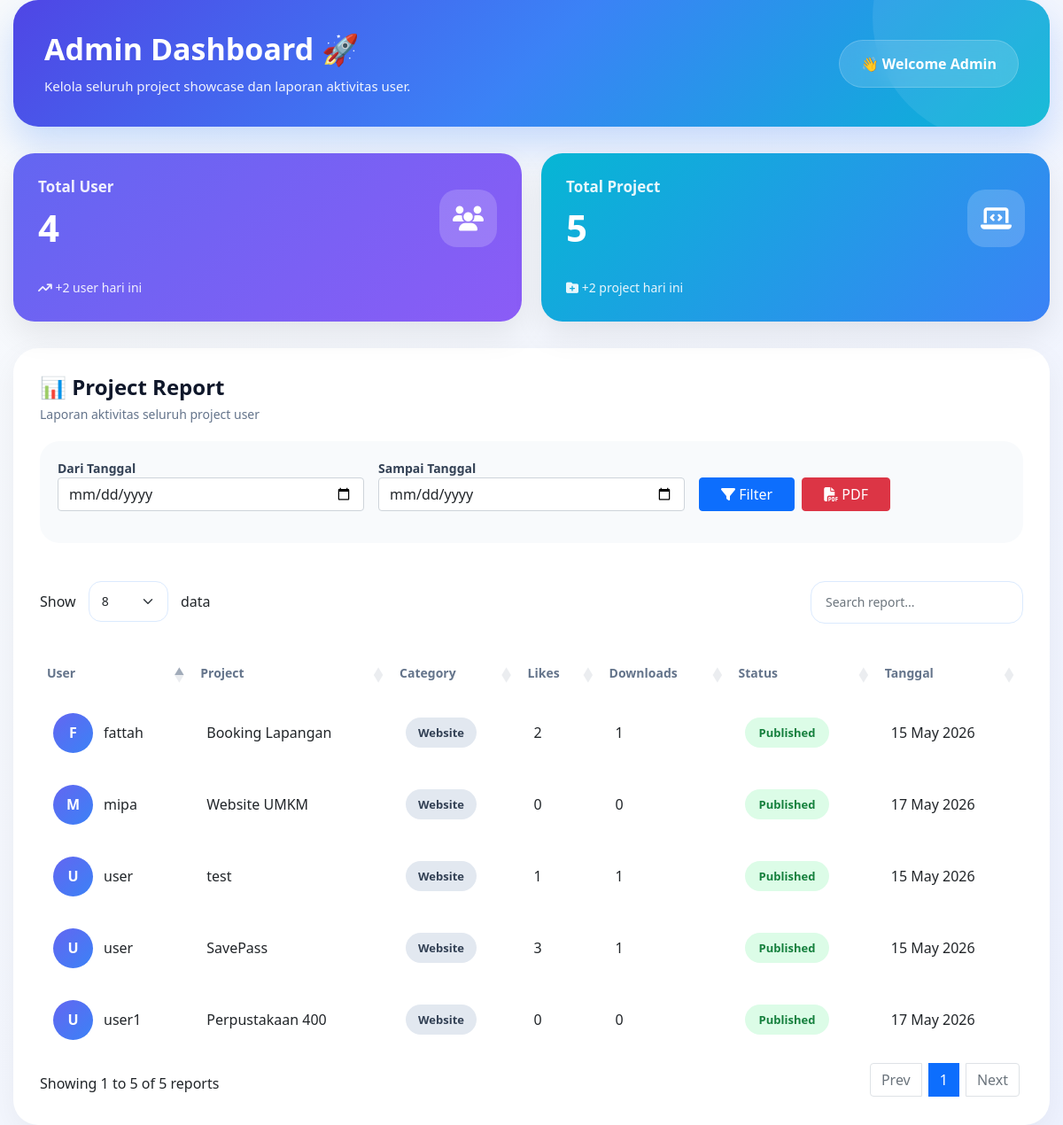
Screenshot of /admin/dashboard.php with the database file from the repository.
### tables this page shows
CREATE TABLE `projects` (
  `id` int(11) NOT NULL,
  `user_id` int(11) NOT NULL,
  `category_id` int(11) NOT NULL,
  `title` varchar(255) NOT NULL,
  `description` text NOT NULL,
  `tech_stack` varchar(255) DEFAULT NULL,
  `image` varchar(255) DEFAULT NULL,
  `zip_file` varchar(255) DEFAULT NULL,
  `demo_link` varchar(255) DEFAULT NULL,
  `likes_count` int(11) DEFAULT 0,
  `download_count` int(11) DEFAULT 0,
  `status` enum('published','private','deleted') DEFAULT 'published',
  `created_at` timestamp NOT NULL DEFAULT current_timestamp(),
  `updated_at` timestamp NOT NULL DEFAULT current_timestamp() ON UPDATE current_timestamp()
);

CREATE TABLE `users` (
  `id` int(11) NOT NULL,
  `username` varchar(100) NOT NULL,
  `password` varchar(255) NOT NULL,
  `role` enum('admin','user') DEFAULT 'user',
  `bio` text DEFAULT NULL,
  `profile_picture` varchar(255) DEFAULT 'default.png',
  `banned_until` datetime DEFAULT NULL,
  `ban_reason` text DEFAULT NULL,
  `created_at` timestamp NOT NULL DEFAULT current_timestamp()
);

CREATE TABLE `categories` (
  `id` int(11) NOT NULL,
  `category_name` varchar(100) NOT NULL,
  `created_at` timestamp NOT NULL DEFAULT current_timestamp()
);

### admin/dashboard.php (the view, shortened to what this page needs)
<?php
include 'koneksi.php';
$startDate = $_GET['start_date'] ?? '';
$endDate   = $_GET['end_date'] ?? '';
$where = "";
$total_user = mysqli_fetch_assoc(
    mysqli_query($conn, "
        SELECT COUNT(*) as total
        FROM users
        WHERE role='user'
    ")
)['total'];
$total_project = mysqli_fetch_assoc(
    mysqli_query($conn, "
        SELECT COUNT(*) as total
        FROM projects
    ")
)['total'];
$user_today = mysqli_fetch_assoc(
    mysqli_query($conn, "
        SELECT COUNT(*) as total
        FROM users
        WHERE DATE(created_at)=CURDATE()
    ")
)['total'];
$project_today = mysqli_fetch_assoc(
    mysqli_query($conn, "
        SELECT COUNT(*) as total
        FROM projects
        WHERE DATE(created_at)=CURDATE()
    ")
)['total'];
$projects = mysqli_query($conn, "
    SELECT
        projects.*,
        users.username,
        categories.category_name
    FROM projects
    JOIN users
    ON users.id = projects.user_id
    LEFT JOIN categories
    ON categories.id = projects.category_id
    $where
    ORDER BY projects.created_at DESC
");
?>
<link rel="stylesheet"
    href="https://cdnjs.cloudflare.com/ajax/libs/font-awesome/6.4.0/css/all.min.css">
<link href="https://cdn.jsdelivr.net/npm/bootstrap@5.0.2/dist/css/bootstrap.min.css"
    rel="stylesheet">
<link rel="stylesheet"
    href="https://cdn.datatables.net/1.13.8/css/dataTables.bootstrap5.min.css">
<div class="dashboard-container">
    <div class="header-box">
        <div class="header-title">
            <h4>Admin Dashboard 🚀</h4>
            <p>
                Kelola seluruh project showcase dan laporan aktivitas user.
            </p>
        </div>
        <div class="welcome-admin">
            👋 Welcome Admin
        </div>
    </div>
    <div class="dashboard-cards">
        <div class="card-modern">
            <div class="card-top">
                <div>
                    <h5>Total User</h5>
                    <h2><?= $total_user; ?></h2>
                </div>
                <div class="card-icon">
                    <i class="fa-solid fa-users"></i>
                </div>
            </div>
            <small>
                <i class="fa-solid fa-arrow-trend-up"></i>
                +<?= $user_today; ?> user hari ini
            </small>
        </div>
        <div class="card-modern">
            <div class="card-top">
                <div>
                    <h5>Total Project</h5>
                    <h2><?= $total_project; ?></h2>
                </div>
                <div class="card-icon">
                    <i class="fa-solid fa-laptop-code"></i>
                </div>
            </div>
            <small>
                <i class="fa-solid fa-folder-plus"></i>
                +<?= $project_today; ?> project hari ini
            </small>
        </div>
    </div>
    <div class="report-box">
        <div class="table-header">
            <div class="table-title">
                <h5>📊 Project Report</h5>
                <p>
                    Laporan aktivitas seluruh project user
                </p>
            </div>
        </div>
        <div class="filter-box">
            <form method="GET" class="row g-3 align-items-end">
                <div class="col-md-4">
                    <label>
                        Dari Tanggal
                    </label>
                    <input
                        type="date"
                        name="start_date"
                        class="form-control"
                        value="<?= $startDate; ?>">
                </div>
                <div class="col-md-4">
                    <label>
                        Sampai Tanggal
                    </label>
                    <input
                        type="date"
                        name="end_date"
                        class="form-control"
                        value="<?= $endDate; ?>">
                </div>
                <div class="col-md-4 d-flex gap-2">
                    <button class="btn btn-primary px-4">
                        <i class="fa-solid fa-filter"></i>
                        Filter
                    </button>
                    <a
                        href="export-pdf.php?start_date=<?= $startDate; ?>&end_date=<?= $endDate; ?>"
                        target="_blank"
                        class="btn btn-danger px-4">
                        <i class="fa-solid fa-file-pdf"></i>
                        PDF
                    </a>
                </div>
            </form>
        </div>
        <div class="table-responsive">
            <table
                id="reportTable"
                class="table align-middle w-100">
                <thead>
                    <tr>
                        <th>User</th>
                        <th>Project</th>
                        <th>Category</th>
                        <th>Likes</th>
                        <th>Downloads</th>
                        <th>Status</th>
                        <th>Tanggal</th>
                    </tr>
                </thead>
                <tbody>
                    <?php while ($data = mysqli_fetch_assoc($projects)) : ?>
                        <tr>
                            <td>
                                <div class="user-info">
                                    <div class="user-avatar">
                                        <?= strtoupper(substr($data['username'], 0, 1)); ?>
                                    </div>
                                    <div>
                                        <?= htmlspecialchars($data['username']); ?>
                                    </div>
                                </div>
                            </td>
                            <td class="fw-semibold">
                                <?= htmlspecialchars($data['title']); ?>
                            </td>
                            <td>
                                <span class="tech-badge">
                                    <?= !empty($data['category_name'])
                                        ? htmlspecialchars($data['category_name'])
                                        : 'No Category'; ?>
                                </span>
                            </td>
                            <td>
                                <?= $data['likes_count']; ?>
                            </td>
                            <td>
                                <?= $data['download_count']; ?>
                            </td>
                            <td>
                                <span class="badge-modern badge-publish">
                                    Published
                                </span>
                            </td>
                            <td>
                                <?= date('d M Y', strtotime($data['created_at'])); ?>
                            </td>
                        </tr>
                    <?php endwhile; ?>
                </tbody>
            </table>
        </div>
    </div>
</div>

### admin/dashboard.php (style rules this page uses)
.dashboard-container { padding: 0px 15px; }
.header-box { position: relative; overflow: hidden; background: linear-gradient(135deg, #4f46e5, #3b82f6, #06b6d4); padding: 35px; border-radius: 28px; display: flex; justify-content: space-between; align-items: center; box-shadow: 0 20px 40px rgba(59, 130, 246, .25); margin-bottom: 30px; color: white; }
.header-box::before { content: ''; position: absolute; width: 280px; height: 280px; border-radius: 50%; background: rgba(255, 255, 255, .08); top: -120px; right: -80px; }
.header-title { position: relative; z-index: 2; }
.header-title h4 { font-size: 34px; font-weight: 800; margin-bottom: 10px; }
.header-title p { margin: 0; opacity: .92; font-size: 15px; }
.welcome-admin { position: relative; z-index: 2; background: rgba(255, 255, 255, .15); border: 1px solid rgba(255, 255, 255, .18); backdrop-filter: blur(12px); padding: 14px 24px; border-radius: 50px; font-weight: 600; }
.dashboard-cards { display: grid; grid-template-columns: repeat(auto-fit, minmax(250px, 1fr)); gap: 22px; margin-bottom: 30px; }
.card-modern { position: relative; overflow: hidden; border-radius: 24px; padding: 28px; color: white; transition: .35s ease; box-shadow: 0 15px 35px rgba(0, 0, 0, .08); }
.card-modern:nth-child(1) { background: linear-gradient(135deg, #6366f1, #8b5cf6); }
.card-modern:nth-child(2) { background: linear-gradient(135deg, #06b6d4, #3b82f6); }
.card-top { display: flex; justify-content: space-between; align-items: center; margin-bottom: 22px; }
.card-icon { width: 65px; height: 65px; border-radius: 20px; background: rgba(255, 255, 255, .18); display: flex; align-items: center; justify-content: center; font-size: 28px; }
.card-modern h5 { opacity: 0.9; font-size: 17px; font-weight: 600; }
.card-modern h2 { font-size: 42px; font-weight: 800; margin: 10px 0; }
.card-modern small { opacity: 0.9; font-size: 14px; }
.report-box { background: #ffffff; padding: 30px; border-radius: 28px; box-shadow: 0 10px 35px rgba(0, 0, 0, .05); }
.filter-box { background: #f8fafc; padding: 20px; border-radius: 22px; margin-bottom: 25px; }
.filter-box label { font-size: 14px; font-weight: 600; color: #334155; }
.table-header { display: flex; justify-content: space-between; align-items: center; margin-bottom: 20px; flex-wrap: wrap; gap: 15px; }
.table-title h5 { margin: 0; font-size: 24px; font-weight: 800; color: #0f172a; }
.table-title p { margin: 5px 0 0; color: #64748b; font-size: 14px; }
table { border-collapse: separate; border-spacing: 0 14px; }
table thead th { border: none !important; color: #64748b; font-size: 14px; font-weight: 700; }
table tbody tr { background: #f8fafc; transition: .25s ease; }
table tbody td { border: none !important; padding: 18px 15px !important; vertical-align: middle; }
table tbody tr td:first-child { border-top-left-radius: 18px; border-bottom-left-radius: 18px; }
table tbody tr td:last-child { border-top-right-radius: 18px; border-bottom-right-radius: 18px; }
.user-info { display: flex; align-items: center; gap: 12px; }
.user-avatar { width: 45px; height: 45px; border-radius: 50%; background: linear-gradient(135deg, #6366f1, #3b82f6); display: flex; align-items: center; justify-content: center; color: white; font-weight: 700; }
.badge-modern { padding: 8px 16px; border-radius: 50px; font-size: 13px; font-weight: 600; }
.badge-publish { background: #dcfce7; color: #15803d; }
.tech-badge { background: #e2e8f0; color: #334155; padding: 8px 14px; border-radius: 50px; font-size: 13px; font-weight: 600; }
#reportTable thead th { padding-top: 12px !important; padding-bottom: 18px !important; }

### rows the page displays
projects: user.username "U", user.username "user1", title "Perpustakaan 400", category.category_name "Website", likes_count "0", download_count "0", created_at "17 May 2026"
projects: user.username "M", user.username "mipa", title "Website UMKM", category.category_name "Website", likes_count "0", download_count "0", created_at "17 May 2026"
projects: user.username "F", user.username "fattah", title "Booking Lapangan", category.category_name "Website", likes_count "2", download_count "1", created_at "15 May 2026"
projects: user.username "U", user.username "user", title "test", category.category_name "Website", likes_count "1", download_count "1", created_at "15 May 2026"
projects: user.username "U", user.username "user", title "SavePass", category.category_name "Website", likes_count "3", download_count "1", created_at "15 May 2026"

### other values shown
$total_user "4"
$user_today "2"
$total_project "5"
$project_today "2"
